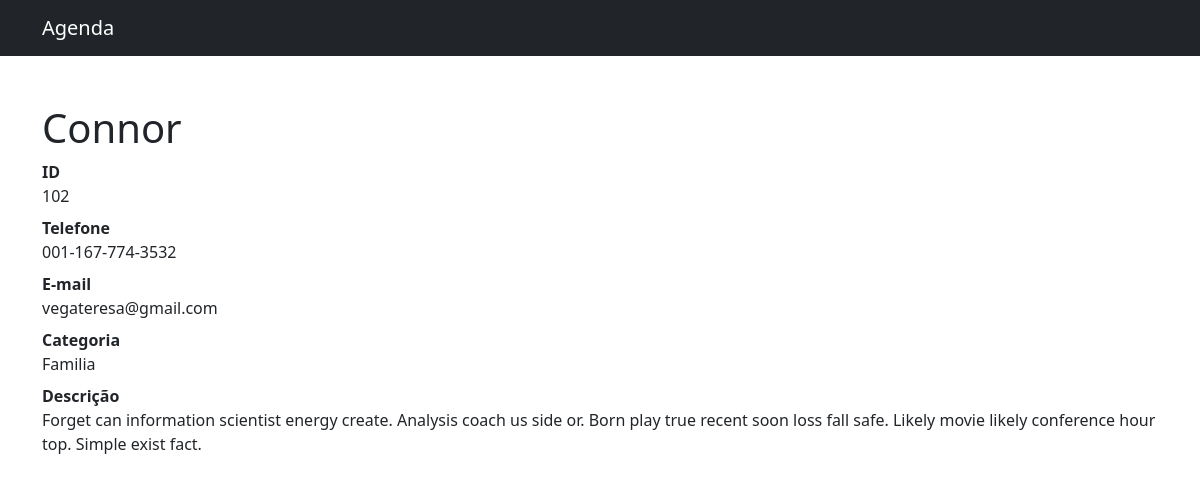
The page /102 on the database its author committed.
### contatos/models.py (models this page shows, shortened)
class Contato(models.Model):
    nome = models.CharField(max_length=255)
    sobrenome = models.CharField(max_length=255, blank=True)
    telefone = models.CharField(max_length=255)
    email = models.CharField(max_length=255, blank=True)
    descricao = models.TextField()
    data_criacao = models.DateTimeField(default=timezone.now)
    mostrar = models.BooleanField(default=True)
    categoria = models.ForeignKey(Categoria, on_delete=models.DO_NOTHING)

class Categoria(models.Model):
    categoria = models.CharField(max_length=255)
    def __str__(self):
        return self.categoria

### contatos/views.py (the view)
# urls.py: path('<int:contato_id>', views.detalhes, name="detalhes"),
def detalhes(request, contato_id):
    contato = Contato.objects.get(id=contato_id)
    return render(request, 'contatos/detalhes.html', {
        "contato": contato,
    })

### contatos/templates/contatos/detalhes.html
{% extends 'base.html' %}
{% block conteudo %}
    <h1 class="mt-5"> {{contato.nome}} </h1>
        <dl>
          <dt>ID</dt>
          <dd> {{contato.id}} </dd>
          <dt>Telefone</dt>
          <dd> {{contato.telefone}} </dd>
          <dt>E-mail</dt>
          <dd> {{contato.email}} </dd>
          <dt>Categoria</dt>
          <dd> {{contato.categoria}} </dd>
          <dt>Descrição</dt>
          <dd>
            {{ contato.descricao }}
          </dd>
        </dl>
{% endblock conteudo %}

### rows shown on the page
Contato: nome "Connor", id "102", telefone "001-167-774-3532", email "vegateresa@gmail.com", categoria "Familia", descricao "Forget can information scientist energy create. Analysis coach us side or. Born play true recent soon loss fall safe. Likely movie likely conference hour top. Simple exist fact."
